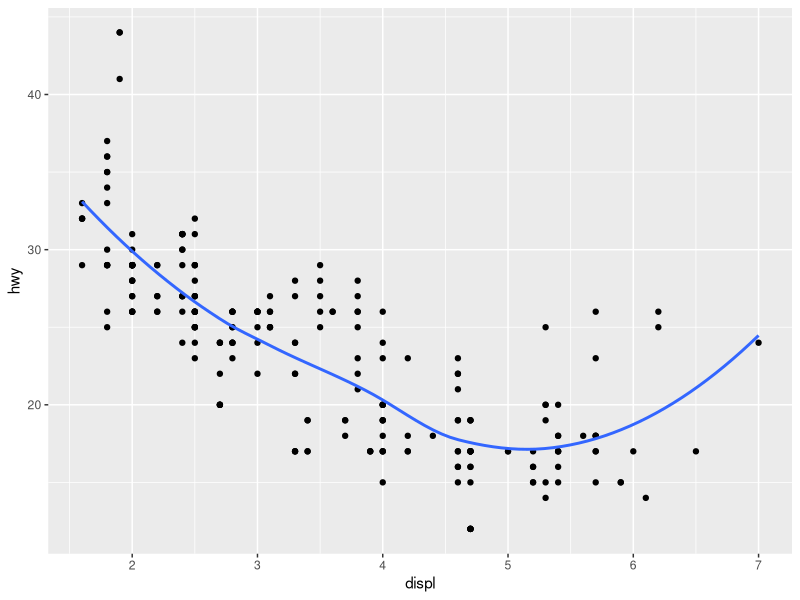
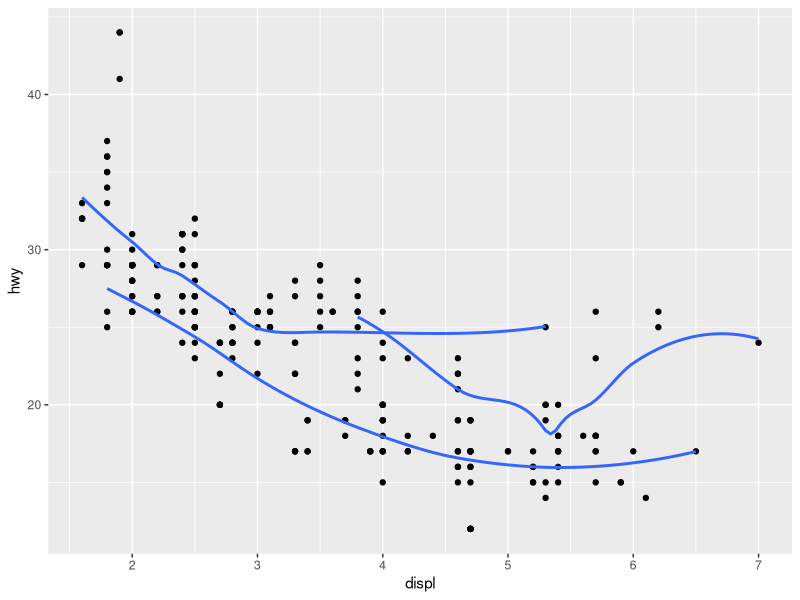
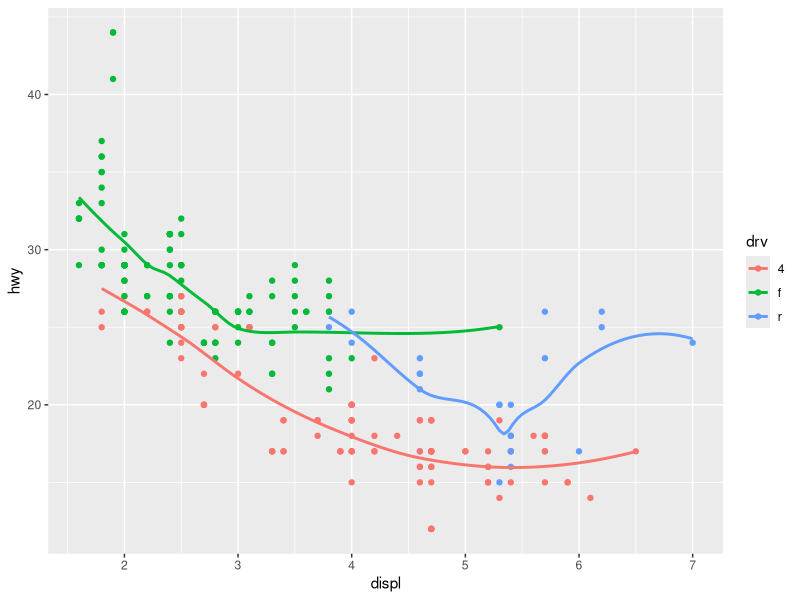
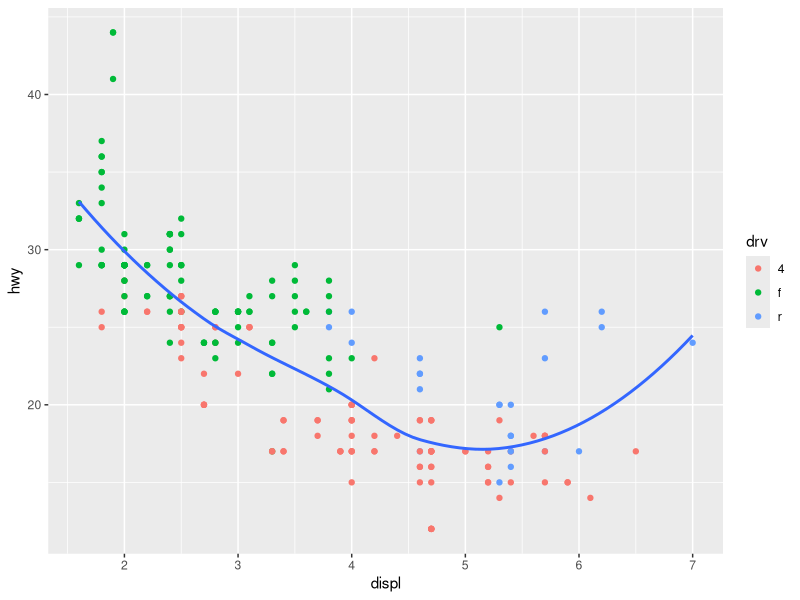
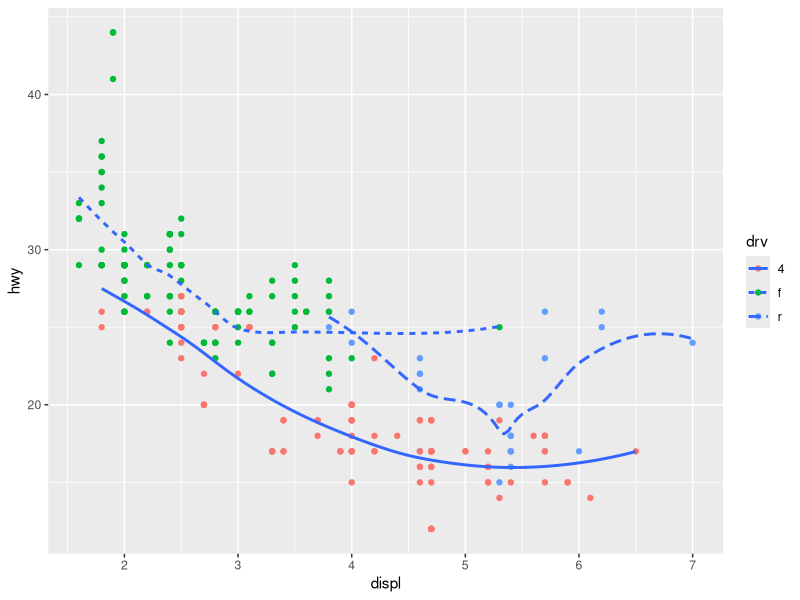
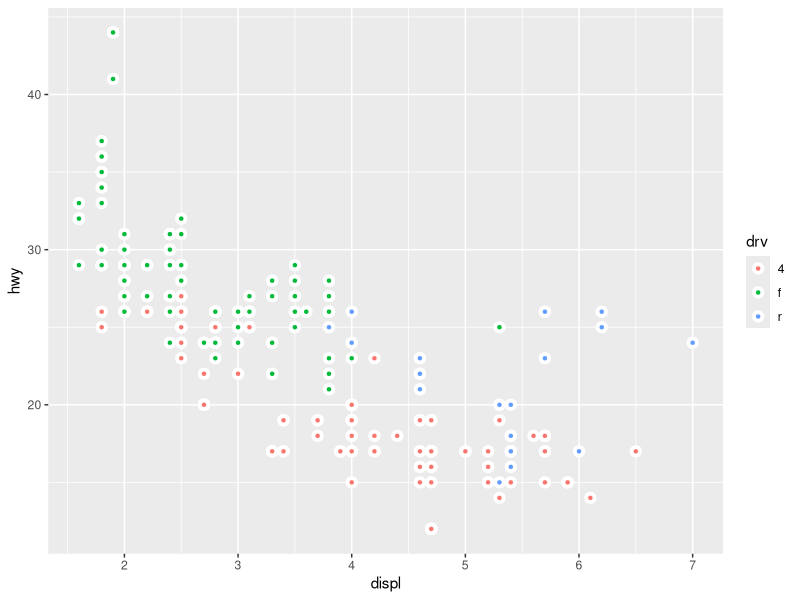

Write R code to recreate these figures, in order.
## ---- chunk 1
knitr::opts_chunk$set(echo = FALSE, message=FALSE, warning=FALSE)
## ---- chunk 2
library(tidyverse)
data(mpg)
## ---- chunk 3
mpg %>% 
  ggplot(mapping=aes(x=displ, y=hwy)) +
  geom_point() + geom_smooth(se=FALSE)
## ---- chunk 4
mpg %>% 
  ggplot(mapping=aes(x=displ, y=hwy)) +
  geom_point() + geom_smooth(aes(group=drv),se=FALSE)
## ---- chunk 5
mpg %>% 
  ggplot(mapping=aes(x=displ, y=hwy)) +
  geom_point(aes(colour=drv)) + geom_smooth(aes(colour=drv),se=FALSE)
## ---- chunk 6
mpg %>% 
  ggplot(mapping=aes(x=displ, y=hwy)) +
  geom_point(aes(colour=drv)) + geom_smooth(se=FALSE)
## ---- chunk 7
mpg %>% 
  ggplot(mapping=aes(x=displ, y=hwy)) +
  geom_point(aes(colour=drv)) + geom_smooth(aes(linetype=drv),se=FALSE)
## ---- chunk 8
mpg %>%
  ggplot(mapping=aes(x=displ, y=hwy)) +
  geom_point(mapping=aes(fill=drv), shape=21, colour="white", stroke=2) 
